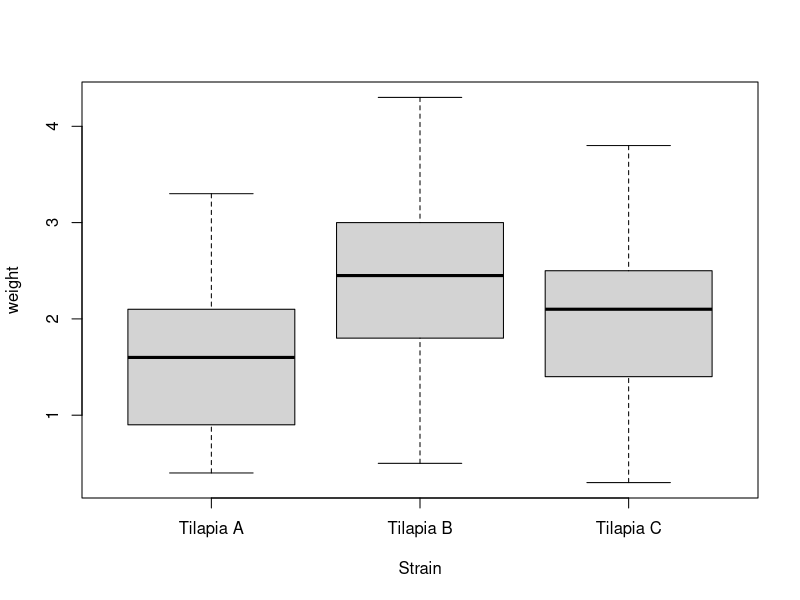
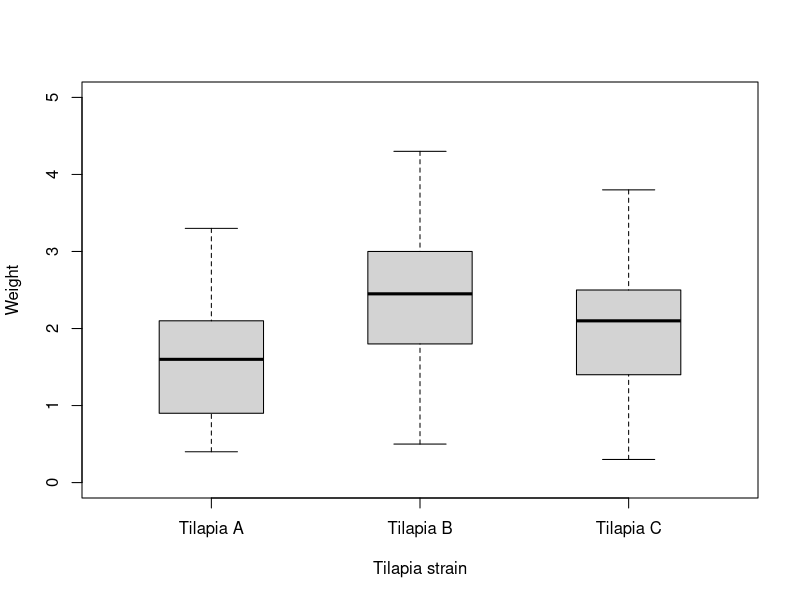

Reproduce these figures in R, in order.
## ---- chunk 1
fish <- read.csv("datas/fish1.csv", stringsAsFactors = T)
#stringsAsFactors = TRUE converts text columns into factors, which allows R to treat categorical variables as groups in statistical analyses.
str(fish)   
head(fish)
## ---- chunk 2
with(fish, boxplot(weight ~ Strain))
## ---- chunk 3
# Create an edited boxplot with axis labels, thinner boxes, and a fixed y-axis range
with(fish, boxplot(weight ~ Strain,
                   xlab = "Tilapia strain",
                   ylab = "Weight",
                   boxwex = 0.5,
                   ylim = c(0, 5)))
## ---- chunk 4
with(fish, bartlett.test(weight ~ Strain))
## ---- chunk 5
with(fish, pairwise.t.test(weight, Strain, pool.sd = TRUE))
